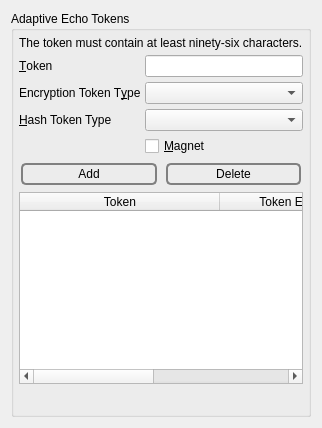
             <widget class="QWidget" name="tab_13">
              <attribute name="icon">
               <iconset resource="../Icons/icons.qrc">
                <normaloff>:/Logo/goldbug.png</normaloff>:/Logo/goldbug.png</iconset>
              </attribute>
              <attribute name="title">
               <string>AE Options</string>
              </attribute>
              <layout class="QVBoxLayout" name="verticalLayout_65">
               <item>
                <widget class="QGroupBox" name="groupBox_11">
                 <property name="title">
                  <string>Adaptive Echo Tokens</string>
                 </property>
                 <layout class="QVBoxLayout" name="verticalLayout_64">
                  <property name="spacing">
                   <number>5</number>
                  </property>
                  <property name="margin">
                   <number>5</number>
                  </property>
                  <item>
                   <widget class="QLabel" name="label_90">
                    <property name="text">
                     <string>The token must contain at least ninety-six characters.</string>
                    </property>
                   </widget>
                  </item>
                  <item>
                   <layout class="QGridLayout" name="gridLayout_9">
                    <property name="spacing">
                     <number>5</number>
                    </property>
                    <item row="0" column="1">
                     <widget class="QLineEdit" name="ae_token"/>
                    </item>
                    <item row="0" column="0">
                     <widget class="QLabel" name="label_84">
                      <property name="text">
                       <string>&amp;Token</string>
                      </property>
                      <property name="buddy">
                       <cstring>ae_token</cstring>
                      </property>
                     </widget>
                    </item>
                    <item row="1" column="0">
                     <widget class="QLabel" name="label_85">
                      <property name="text">
                       <string>Encryption Token T&amp;ype</string>
                      </property>
                      <property name="buddy">
                       <cstring>ae_e_type</cstring>
                      </property>
                     </widget>
                    </item>
                    <item row="1" column="1">
                     <widget class="QComboBox" name="ae_e_type">
                      <property name="sizeAdjustPolicy">
                       <enum>QComboBox::AdjustToContents</enum>
                      </property>
                     </widget>
                    </item>
                    <item row="2" column="1">
                     <widget class="QComboBox" name="ae_h_type">
                      <property name="sizeAdjustPolicy">
                       <enum>QComboBox::AdjustToContents</enum>
                      </property>
                     </widget>
                    </item>
                    <item row="2" column="0">
                     <widget class="QLabel" name="label_86">
                      <property name="text">
                       <string>&amp;Hash Token Type</string>
                      </property>
                      <property name="buddy">
                       <cstring>ae_h_type</cstring>
                      </property>
                     </widget>
                    </item>
                    <item row="3" column="1">
                     <widget class="QCheckBox" name="ae_listeners_magnet">
                      <property name="text">
                       <string>&amp;Magnet</string>
                      </property>
                     </widget>
                    </item>
                   </layout>
                  </item>
                  <item>
                   <layout class="QHBoxLayout" name="horizontalLayout_81">
                    <property name="spacing">
                     <number>5</number>
                    </property>
                    <item>
                     <widget class="QPushButton" name="addAEToken">
                      <property name="styleSheet">
                       <string notr="true">QPushButton {
 border: 2px solid gray;
 background-color: qlineargradient(x1: 0, y1: 0, x2: 0, y2: 1,
                                   stop: 0 #E0E0E0, stop: 1 #FFFFFF);
 border-radius: 5px;
 margin: 2px;
 padding: 2px;
 }
</string>
                      </property>
                      <property name="text">
                       <string>Add</string>
                      </property>
                      <property name="icon">
                       <iconset resource="../Icons/icons.qrc">
                        <normaloff>:/nuvola/add.png</normaloff>:/nuvola/add.png</iconset>
                      </property>
                     </widget>
                    </item>
                    <item>
                     <widget class="QPushButton" name="deleteAEToken">
                      <property name="styleSheet">
                       <string notr="true">QPushButton {
 border: 2px solid gray;
 background-color: qlineargradient(x1: 0, y1: 0, x2: 0, y2: 1,
                                   stop: 0 #E0E0E0, stop: 1 #FFFFFF);
 border-radius: 5px;
 margin: 2px;
 padding: 2px;
 }
</string>
                      </property>
                      <property name="text">
                       <string>Delete</string>
                      </property>
                      <property name="icon">
                       <iconset resource="../Icons/icons.qrc">
                        <normaloff>:/nuvola/delete.png</normaloff>:/nuvola/delete.png</iconset>
                      </property>
                     </widget>
                    </item>
                   </layout>
                  </item>
                  <item>
                   <widget class="QTableWidget" name="ae_tokens">
                    <property name="tabKeyNavigation">
                     <bool>true</bool>
                    </property>
                    <property name="alternatingRowColors">
                     <bool>true</bool>
                    </property>
                    <property name="selectionMode">
                     <enum>QAbstractItemView::SingleSelection</enum>
                    </property>
                    <property name="selectionBehavior">
                     <enum>QAbstractItemView::SelectRows</enum>
                    </property>
                    <property name="horizontalScrollMode">
                     <enum>QAbstractItemView::ScrollPerPixel</enum>
                    </property>
                    <property name="sortingEnabled">
                     <bool>true</bool>
                    </property>
                    <attribute name="horizontalHeaderDefaultSectionSize">
                     <number>200</number>
                    </attribute>
                    <attribute name="horizontalHeaderMinimumSectionSize">
                     <number>200</number>
                    </attribute>
                    <attribute name="horizontalHeaderStretchLastSection">
                     <bool>true</bool>
                    </attribute>
                    <column>
                     <property name="text">
                      <string>Token</string>
                     </property>
                    </column>
                    <column>
                     <property name="text">
                      <string>Token Encryption Type</string>
                     </property>
                    </column>
                    <column>
                     <property name="text">
                      <string>Token Hash Type</string>
                     </property>
                    </column>
                   </widget>
                  </item>
                  <item>
                   <layout class="QHBoxLayout" name="horizontalLayout_13">
                    <property name="topMargin">
                     <number>0</number>
                    </property>
                    <item>
                     <spacer name="horizontalSpacer_9">
                      <property name="orientation">
                       <enum>Qt::Horizontal</enum>
                      </property>
                      <property name="sizeHint" stdset="0">
                       <size>
                        <width>1</width>
                        <height>20</height>
                       </size>
                      </property>
                     </spacer>
                    </item>
                    <item>
                     <widget class="QLabel" name="label_86a">
                      <property name="sizePolicy">
                       <sizepolicy hsizetype="Fixed" vsizetype="Fixed">
                        <horstretch>0</horstretch>
                        <verstretch>0</verstretch>
                       </sizepolicy>
                      </property>
                      <property name="maximumSize">
                       <size>
                        <width>350</width>
                        <height>310</height>
                       </size>
                      </property>
                      <property name="toolTip">
                       <string>&lt;html&gt;&lt;head/&gt;&lt;body&gt;&lt;p&gt;When you, your chat friend, and the chat server add the same Adaptive-Echo (AE) token, then the chat server will send your message only to your friend (and not to all connected users, as provided by the &amp;quot;Full Echo&amp;quot;). With an AE token, no one else will get or see your message because potential recording nodes are excluded.&lt;/p&gt;&lt;p&gt;Gretel and Hansel, another Adaptive Echo example: when node A2, E5, and E2 share the same AE token, then E6 will not get any message, which A2 (Hansel) and E2 (Gretel) will exchange. Node E5 learns via the known token &amp;quot;white_pebbles&amp;quot;, not to send to E6 (Wicked Witch). &lt;/p&gt;&lt;p&gt;An Adaptive Echo network does not reveal any destination information (Ants Routing). Remember, &amp;quot;Half Echo&amp;quot; sends only one hop to the connected neighbor and &amp;quot;Full Echo&amp;quot; sends the message to all connected nodes over infinite hops. While accounts prevent clients from connecting, AE tokens provide graph- or path-exclusivness for sent messages via nodes, knowing an AE token. Server administrators can share their tokens with other server administrators as well, if they trust each other (ultra-peering for trust).&lt;/p&gt;&lt;/body&gt;&lt;/html&gt;</string>
                      </property>
                      <property name="text">
                       <string/>
                      </property>
                      <property name="pixmap">
                       <pixmap resource="../Icons/icons.qrc">:/generic/AE.png</pixmap>
                      </property>
                      <property name="scaledContents">
                       <bool>true</bool>
                      </property>
                      <property name="alignment">
                       <set>Qt::AlignCenter</set>
                      </property>
                     </widget>
                    </item>
                    <item>
                     <spacer name="horizontalSpacer_6">
                      <property name="orientation">
                       <enum>Qt::Horizontal</enum>
                      </property>
                      <property name="sizeHint" stdset="0">
                       <size>
                        <width>1</width>
                        <height>20</height>
                       </size>
                      </property>
                     </spacer>
                    </item>
                   </layout>
                  </item>
                 </layout>
                </widget>
               </item>
              </layout>
             </widget>
